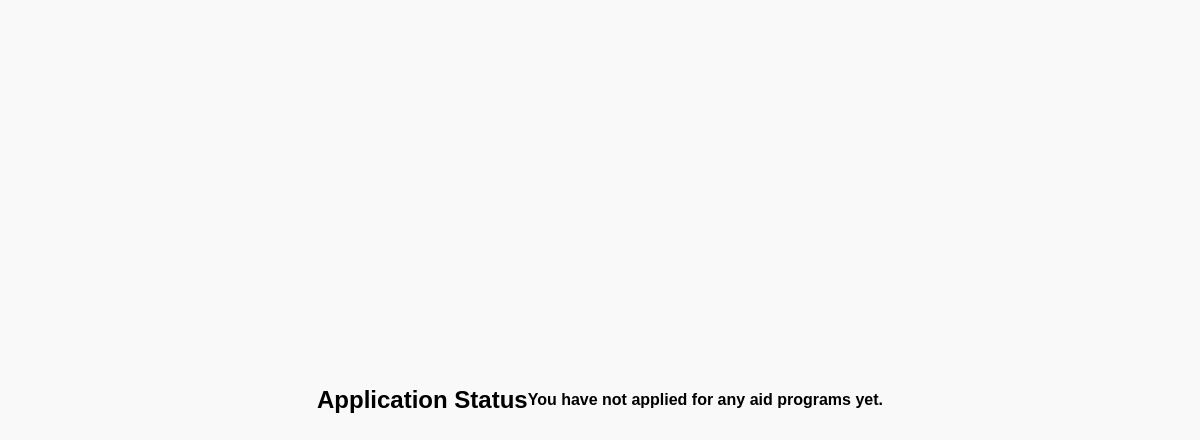
The app's page /programs/applications/ (signed in), older data.
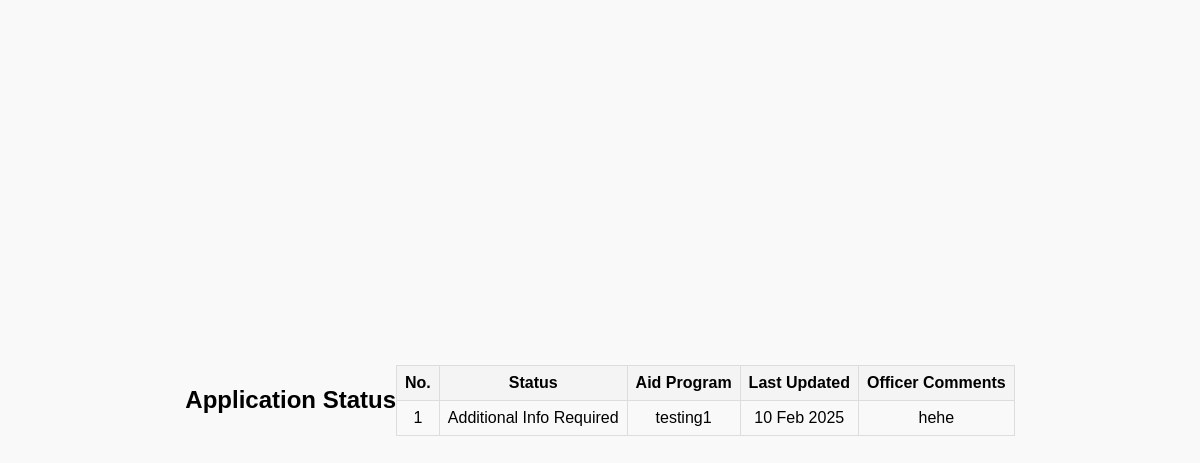
The same page, newer data.
### programs/models.py (models this page shows, shortened)
class ApplicationStatus(models.Model):
    STATUS_CHOICES = [
        ('pending', 'Pending'),
        ('under_review', 'Under Review'),
        ('approved', 'Approved'),
        ('rejected', 'Rejected'),
        ('additional_info', 'Additional Info Required'),
        ('submitted_to_funder', 'Submitted to Funder'),
    ]
    aid_program = models.ForeignKey(AidProgram, on_delete=models.CASCADE)
    student = models.ForeignKey(settings.AUTH_USER_MODEL, on_delete=models.CASCADE, null=True, blank=True)    # Links the application to a student (user model).
    aid_officer = models.ForeignKey(settings.AUTH_USER_MODEL, on_delete=models.SET_NULL, null=True, blank=True, related_name="reviews")
    status = models.CharField(max_length=20, choices=STATUS_CHOICES, default='pending')
    last_update = models.DateField(default=now)
    supporting_document = models.FileField(upload_to="documents/", null=True, blank=True)
    officer_comment = models.TextField(blank=True, null=True)
    allocated_funds = models.DecimalField(max_digits=10, decimal_places=2, null=True, blank=True)

class AidProgram(models.Model):
    STATUS_CHOICES = [
        ('OPEN', 'Open'),
        ('CLOSE', 'Close'),
    ]
    LOCALITY_CHOICES = [
        ('LOCAL', 'Local'),
        ('INTERNATIONAL', 'International'),
    ]
    LEVEL_CHOICES = [
        ('UNDERGRADUATE', 'Undergraduate'),
        ('POSTGRADUATE', 'Postgraduate'),
    ]
    APPROVAL_CHOICES = [
        ('PENDING', 'Pending'),
        ('APPROVED', 'Approved'),
        ('REJECTED', 'Rejected'),
    ]
    name = models.CharField(max_length=255)
    owner = models.CharField(max_length=255)
    aid_type = models.CharField(max_length=100)
    level = models.CharField(max_length=20, choices=LEVEL_CHOICES)
    locality = models.CharField(max_length=20, choices=LOCALITY_CHOICES)
    status = models.CharField(max_length=10, choices=STATUS_CHOICES, default='OPEN')
    eligibility = models.TextField(blank=True, null=True)
    closing_date = models.DateField()
    required_documents = models.TextField(blank=True, null=True)
    total_funds = models.DecimalField(max_digits=12, decimal_places=2, null=True, blank=True)
    proposed_by = models.ForeignKey(settings.AUTH_USER_MODEL, on_delete=models.CASCADE, null=True, blank=True)
    approval_status = models.CharField(max_length=10, choices=APPROVAL_CHOICES, default='PENDING')

### programs/views.py (the view)
# urls.py: path('applications/', application_status_view, name='application_status_view'),
@login_required
def application_status_view(request):
    applications = ApplicationStatus.objects.filter(student=request.user)
    return render(request, 'application_status.html', {'applications': applications})

### programs/templates/application_status.html (shortened to what this page needs)
{% extends 'base.html' %}
{% block content %}
<h2>Application Status</h2>
<div class="container mt-4">
    {% if applications %}
    <div class="table-container">
        <table>
            <thead>
                <tr>
                    <th>No.</th>
                    <th>Status</th>
                    <th>Aid Program</th>
                    <th>Last Updated</th>
                    <th>Officer Comments</th>
                </tr>
            </thead>
            <tbody>
                {% for app in applications %}
                <tr>
                    <td>{{ forloop.counter }}</td>
                    <td class="badge-{{ app.status|lower }}">{{ app.get_status_display }}</td>
                    <td>{{ app.aid_program.name }}</td>
                    <td>{{ app.last_update|date:"d M Y" }}</td>
                    <td>{{ app.officer_comment|default:"No comments yet" }}</td>
                </tr>
                {% empty %}
                <tr>
                    <td colspan="5">No applications available.</td>
                </tr>
                {% endfor %}
            </tbody>
        </table>
    </div>
    {% else %}
    <div class="alert alert-info">You have not applied for any aid programs yet.</div>
    {% endif %}
</div>
{% endblock %}

Row changes from the older to the newer data that the page shows:
added ApplicationStatus: status "Additional Info Required", aid_program.name "testing1", last_update "10 Feb 2025", officer_comment "hehe"
Text that changed along with them:
text no longer shown: "You have not applied for any aid programs yet."
text now shown: "No. Status Aid Program Last Updated Officer Comments"
